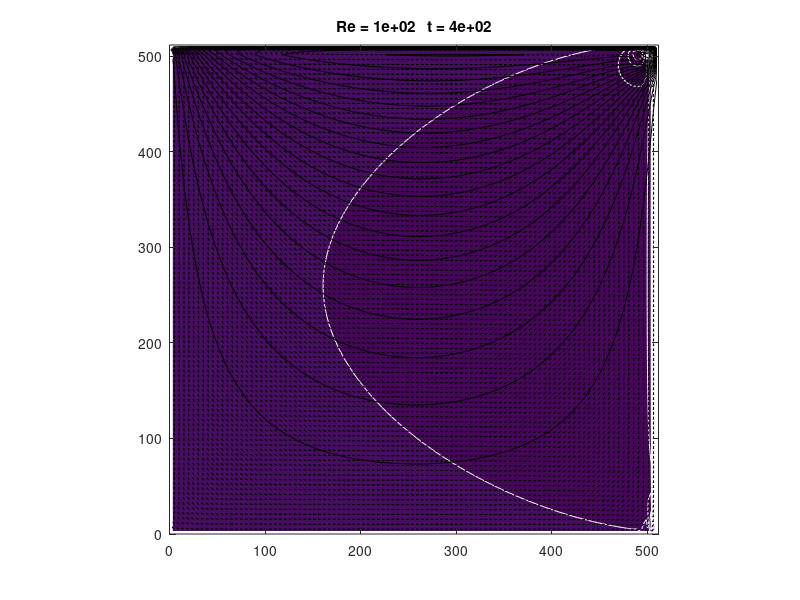

The MATLAB script that drew this image:
function mit18086_navierstokes
%MIT18086_NAVIERSTOKES
%    Solves the incompressible Navier-Stokes equations in a
%    rectangular domain with prescribed velocities along the
%    boundary. The solution method is finite differencing on
%    a staggered grid with implicit diffusion and a Chorin
%    projection method for the pressure.
%    Visualization is done by a colormap-isoline plot for
%    pressure and normalized quiver and streamline plot for
%    the velocity field.
%    The standard setup solves a lid driven cavity problem.

% 07/2007 by Benjamin Seibold
%            http://www-math.mit.edu/~seibold/
% Feel free to modify for teaching and learning.
%-----------------------------------------------------------------------
Re = 1e2;     % Reynolds number
dt = 1e0;    % time step
tf = 4e2;    % final time
lx = 512;       % width of box
ly = 512;       % height of box
nx = 100;      % number of x-gridpoints
ny = 100;      % number of y-gridpoints
nsteps = 10;  % number of steps with graphic output
%-----------------------------------------------------------------------
nt = ceil(tf/dt); dt = tf/nt;
x = linspace(0,lx,nx+1); hx = lx/nx;
y = linspace(0,ly,ny+1); hy = ly/ny;
[X,Y] = meshgrid(y,x);
%-----------------------------------------------------------------------
% initial conditions
U = zeros(nx-1,ny); V = zeros(nx,ny-1);
% boundary conditions
uN = x*0+1;    vN = avg(x)*0;
uS = x*0;      vS = avg(x)*0;
uW = avg(y)*0; vW = y*0;
uE = avg(y)*0; vE = y*0;
%-----------------------------------------------------------------------
Ubc = dt/Re*([2*uS(2:end-1)' zeros(nx-1,ny-2) 2*uN(2:end-1)']/hx^2+...
      [uW;zeros(nx-3,ny);uE]/hy^2);
Vbc = dt/Re*([vS' zeros(nx,ny-3) vN']/hx^2+...
      [2*vW(2:end-1);zeros(nx-2,ny-1);2*vE(2:end-1)]/hy^2);

fprintf('initialization')
Lp = kron(speye(ny),K1(nx,hx,1))+kron(K1(ny,hy,1),speye(nx));
Lp(1,1) = 3/2*Lp(1,1);
perp = symamd(Lp); 
Rp = chol(Lp(perp,perp)); 
Rpt = Rp';
Lu = speye((nx-1)*ny)+dt/Re*(kron(speye(ny),K1(nx-1,hx,2))+...
     kron(K1(ny,hy,3),speye(nx-1)));
peru = symamd(Lu); Ru = chol(Lu(peru,peru)); Rut = Ru';
Lv = speye(nx*(ny-1))+dt/Re*(kron(speye(ny-1),K1(nx,hx,3))+...
     kron(K1(ny-1,hy,2),speye(nx)));
perv = symamd(Lv); Rv = chol(Lv(perv,perv)); Rvt = Rv';
Lq = kron(speye(ny-1),K1(nx-1,hx,2))+kron(K1(ny-1,hy,2),speye(nx-1));
perq = symamd(Lq); Rq = chol(Lq(perq,perq)); Rqt = Rq';

fprintf(', time loop\n--20%%--40%%--60%%--80%%-100%%\n')
for k = 1:nt
   % treat nonlinear terms
   gamma = min(1.2*dt*max(max(max(abs(U)))/hx,max(max(abs(V)))/hy),1);
   
   % extend the velocity matrices by rows and columns of boundary points
   Ue = [uW;U;uE]; Ue = [2*uS'-Ue(:,1) Ue 2*uN'-Ue(:,end)];
   Ve = [vS' V vN']; Ve = [2*vW-Ve(1,:);Ve;2*vE-Ve(end,:)];
   
   % compute the partials in the following manner (UV)x and (UV)y
   Ua = avg(Ue')'; Ud = diff(Ue')'/2;
   Va = avg(Ve);   Vd = diff(Ve)/2;
   UVx = diff(Ua.*Va-gamma*abs(Ua).*Vd)/hx;
   UVy = diff((Ua.*Va-gamma*Ud.*abs(Va))')'/hy;
   Ua = avg(Ue(:,2:end-1));   Ud = diff(Ue(:,2:end-1))/2;
   Va = avg(Ve(2:end-1,:)')'; Vd = diff(Ve(2:end-1,:)')'/2;
   
   % compute the partials in the following manner (U^2)x and (U^2)y
   U2x = diff(Ua.^2-gamma*abs(Ua).*Ud)/hx;
   V2y = diff((Va.^2-gamma*abs(Va).*Vd)')'/hy;
   
   % update interior points 
   U = U-dt*(UVy(2:end-1,:)+U2x);
   V = V-dt*(UVx(:,2:end-1)+V2y);
   
   % implicit viscosity
   rhs = reshape(U+Ubc,[],1);
   u(peru) = Ru\(Rut\rhs(peru));
   U = reshape(u,nx-1,ny);
   rhs = reshape(V+Vbc,[],1);
   v(perv) = Rv\(Rvt\rhs(perv));
   V = reshape(v,nx,ny-1);
   
   % pressure correction
   rhs = reshape(diff([uW;U;uE])/hx+diff([vS' V vN']')'/hy,[],1);
   p(perp) = -Rp\(Rpt\rhs(perp));
   P = reshape(p,nx,ny);
   U = U-diff(P)/hx;
   V = V-diff(P')'/hy;
%    
   % visualization
   if floor(25*k/nt)>floor(25*(k-1)/nt), fprintf('.'), end
   if k==1|floor(nsteps*k/nt)>floor(nsteps*(k-1)/nt)
      % stream function
      rhs = reshape(diff(U')'/hy-diff(V)/hx,[],1);
      q(perq) = Rq\(Rqt\rhs(perq));
      Q = zeros(nx+1,ny+1);
      Q(2:end-1,2:end-1) = reshape(q,nx-1,ny-1);
      clf, contourf(avg(x),avg(y),Ua,20,'w-'), hold on
      contour(x,y,Q',20,'k-');
      Ue = [uS' avg([uW;U;uE]')' uN'];
      Ve = [vW;avg([vS' V vN']);vE];
      Len = sqrt(Ue.^2+Ve.^2+eps);
      quiver(x,y,(Ue./Len)',(Ve./Len)',.4,'k-')
      hold off, axis equal, axis([0 lx 0 ly])
      %p = sort(p); caxis(p([8 end-7]))
      title(sprintf('Re = %0.1g   t = %0.2g',Re,k*dt))
      drawnow
   end
end
fprintf('\n')

%=======================================================================

function B = avg(A,k)
if nargin<2, k = 1; end
if size(A,1)==1, A = A'; end
if k<2, B = (A(2:end,:)+A(1:end-1,:))/2; else, B = avg(A,k-1); end
if size(A,2)==1, B = B'; end

function A = K1(n,h,a11)
% a11: Neumann=1, Dirichlet=2, Dirichlet mid=3;
A = spdiags([-1 a11 0;ones(n-2,1)*[-1 2 -1];0 a11 -1],-1:1,n,n)'/h^2;





%     % compute the gradient of the divergence
%     % Centred finite difference matrices
%     delta_x_N = 1/(2*Dx)*(diag(ones(N-1,1),1) - diag(ones(N-1,1),-1));
%     delta_y_M = 1/(2*Dy)*(diag(ones(M-1,1),1) - diag(ones(M-1,1),-1));
% 
%     % Cast U as a vector
%     U_vec = U_mat(:);
% 
%     % Mixed derivative operator
%     A = kron(delta_y_M,delta_x_N);
% 
%     U_xy_num = A*U_vec;
%     U_xy_matrix = reshape(U_xy_num,N,M);
% 
%     % treat nonlinear terms
%     gamma = min(1.2*dt*max(max(max(abs(Vx)))/dx,max(max(abs(Vy)))/dy),1);
%     
%     % extend the velocity matrices by rows and columns of boundary points
%     Vxe = [uW;Vx;uE]; Vxe = [2*uS'-Vxe(:,1) Vxe 2*uN'-Vxe(:,end)];
%     Vye = [vS' Vy vN']; Vye = [2*vW-Vye(1,:);Vye;2*vE-Vye(end,:)];
%     % Treat Nonlinear Terms
%     constant = (mu + lambda);
%     
%     nlVx = avg(Vxe')'; nlVdx = diff(Vxe')';
%     nlVy  = avg(Vye); nlVdy = diff(Vye);
%     
%     
%     
%     %nonLinVx = diff((nlVx .* nlVdx) + (nlVy .* nlVdx))/dx;
%     %nonlineVy = diff((nlVx .* nlVdy) + (nlVy .* nlVdy))/dy;
%     
%     nonLinVx = diff(nlVx.*nlVy-gamma*abs(nlVx).*nlVdy)/dx;
%     nonLinVy = diff((nlVx.*nlVy-gamma*nlVdx.*abs(nlVy))')'/dy;
%    
%     nlVx = avg(Vxe(:,2:end-1));   nlVdx = diff(Vxe(:,2:end-1));
%     nlVy = avg(Vye(2:end-1,:)')'; nlVdy = diff(Vye(2:end-1,:)')';
%     
%     % compute the partials in the following manner (U^2)x and (U^2)y
%     nonLinV2x = diff(nlVx.^2-gamma*abs(nlVx).*nlVdx)/dx;
%     nonLinV2y = diff((nlVy.^2-gamma*abs(nlVy).*nlVdy)')'/dy;
%     
%     % update interior points 
%     Vx = Vx-dt*(nonLinVy(2:end-1,:)+nonLinV2x);
%     Vy = Vy-dt*(nonLinVx(:,2:end-1)+nonLinV2y);
%     
% %      % implicit viscosity
% %      rhs = reshape(Vx+Vxbc,[],1);
% %      u(peru) = Ru\(Rut\rhs(peru));
% %      Vx = reshape(u,numPointsX-1,numPointsY);
% %      rhs = reshape(Vy+Vybc,[],1);
% %      v(perv) = Rv\(Rvt\rhs(perv));
% %      Vy = reshape(v,numPointsX,numPointsY-1);
%%
% clc; clear all; close all;
% clc 
% clear
% myu=0.000012;
% den=1.29;
% x0=0;
% y0=0;
% LX=1;
% LY=1;
% M=20;
% N=20;
% dx=(x0+LX)/M;
% dy=(y0+LY)/N;
% [x,y]=meshgrid(x0:dx:LX,y0:dy:LY);
% plot(x,y,'*r');hold on;grid on
% [xx,yy]=meshgrid(0.1:0.1:1.1,0.1:0.1:1.1);
% plot(xx,yy,'*k');
% 
% for i=1:M;
%     for j=1:N;
%         u(i,j)=randn(1,1);
%         v(i,j)=randn(1,1);
%         uu(i,j)=3;
%         vv(i,j)=1;
%         U(i,j)=u(i,j)+uu(i,j);
%         V(i,j)=v(i,j)+vv(i,j);
%     end
% end
% 
% for i=1:M;
%     for j=1:N;
%         x1(i,j)=i*dx;
%         y1(i,j)=j*dy;
%     end
% end
% 
% for i=1:M;
%     for j=1:N;
%         dudy(i,j)=(u(i+1)-u(i))/dy;
%         dvdx(i,j)=(v(i+1)-v(i))/dx;
%         duudy(i,j)=(uu(i+1)-uu(i))/dy;
%         dvvdx(i,j)=(vv(i+1)-vv(i))/dx;
%         s(i,j)=0.5*(dudy(i,j)+dvdx(i,j));
%         ss(i,j)=0.5*(duudy(i,j)+dvvdx(i,j));
%     end
% end
% 
% for i=1:M;
%     for j=1:N;
%         if (i==j)
%             c=1;
%         elseif (i~=j)
%             c=0;
%         end
%         px(i,j)=0.1*c*randn(1,1);
%         py(i,j)=0.1*c*randn(1,1);
%         ppx(i,j)=0.3*c;
%         ppy(i,j)=0.1*c;
%         Px(i,j)=px(i,j)+ppx(i,j);
%         Py(i,j)=py(i,j)+ppy(i,j);
%         P(i,j)=Px(i,j)+Py(i,j);
%     end
% end
% 
% for i=1:M;
%     for j=1:N;
%         Mstress(i,j)=-(ppx(i,j)/dx+ppy(i,j)/dy)+2*myu*ss(i,j);
%         stressf(i,j)=-(px(i,j)/dx+py(i,j)/dy)+2*myu*s(i,j);
%         for a=1:10;
%         uuu(a)=randn(1,1);
%         vvv(a)=randn(1,1);
%         end
%         um(i,j)=mean(uuu);
%         vm(i,j)=mean(vvv);
%         rt=um(i,j)*vm(i,j);
%         rtt=mean(rt);
%         rrtt=den*rtt;
%         rrrtt=mean(rrtt);
%         ReynoldsStress(i,j)=den*rrrtt;
%     end
% end
% 
% [C,h] = contour(x1,y1,P);
% set(1, 'units', 'centimeters', 'pos', [0 0 120.5 100])
% colormap summer
% 
% quiver(x1,y1,U,V)
